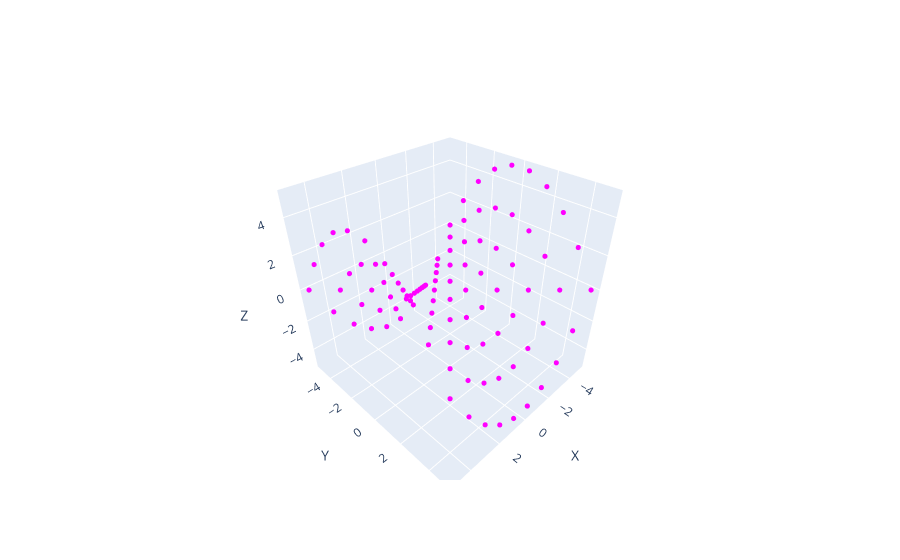

Write notebook code for a chart like this one.
### Code cell
fig = new_fig()

add_points(points, fig, 'magenta')

fig.show()

### Figure 1 — Plotly figure (JSON) as saved in the notebook; plotly's stock layout.template omitted (floating-point values rounded to 4 significant figures)
{"data": [{"marker": {"color": "magenta", "size": 3}, "mode": "markers", "type": "scatter3d", "x": [-5], "y": [-5], "z": [0]}, {"marker": {"color": "magenta", "size": 3}, "mode": "markers", "type": "scatter3d", "x": [-3.889], "y": [-5], "z": [-2.0]}, {"marker": {"color": "magenta", "size": 3}, "mode": "markers", "type": "scatter3d", "x": [-2.778], "y": [-5], "z": [-3.5]}, {"marker": {"color": "magenta", "size": 3}, "mode": "markers", "type": "scatter3d", "x": [-1.667], "y": [-5], "z": [-4.5]}, {"marker": {"color": "magenta", "size": 3}, "mode": "markers", "type": "scatter3d", "x": [-0.5556], "y": [-5], "z": [-5]}, {"marker": {"color": "magenta", "size": 3}, "mode": "markers", "type": "scatter3d", "x": [0.5556], "y": [-5], "z": [-5]}, {"marker": {"color": "magenta", "size": 3}, "mode": "markers", "type": "scatter3d", "x": [1.667], "y": [-5], "z": [-4.5]}, {"marker": {"color": "magenta", "size": 3}, "mode": "markers", "type": "scatter3d", "x": [2.778], "y": [-5], "z": [-3.5]}, {"marker": {"color": "magenta", "size": 3}, "mode": "markers", "type": "scatter3d", "x": [3.889], "y": [-5], "z": [-2.0]}, {"marker": {"color": "magenta", "size": 3}, "mode": "markers", "type": "scatter3d", "x": [5], "y": [-5], "z": [0]}, {"marker": {"color": "magenta", "size": 3}, "mode": "markers", "type": "scatter3d", "x": [-5], "y": [-3.889], "z": [2.0]}, {"marker": {"color": "magenta", "size": 3}, "mode": "markers", "type": "scatter3d", "x": [-3.889], "y": [-3.889], "z": [0]}, {"marker": {"color": "magenta", "size": 3}, "mode": "markers", "type": "scatter3d", "x": [-2.778], "y": [-3.889], "z": [-1.5]}, {"marker": {"color": "magenta", "size": 3}, "mode": "markers", "type": "scatter3d", "x": [-1.667], "y": [-3.889], "z": [-2.5]}, {"marker": {"color": "magenta", "size": 3}, "mode": "markers", "type": "scatter3d", "x": [-0.5556], "y": [-3.889], "z": [-3]}, {"marker": {"color": "magenta", "size": 3}, "mode": "markers", "type": "scatter3d", "x": [0.5556], "y": [-3.889], "z": [-3]}, {"marker": {"color": "magenta", "size": 3}, "mode": "markers", "type": "scatter3d", "x": [1.667], "y": [-3.889], "z": [-2.5]}, {"marker": {"color": "magenta", "size": 3}, "mode": "markers", "type": "scatter3d", "x": [2.778], "y": [-3.889], "z": [-1.5]}, {"marker": {"color": "magenta", "size": 3}, "mode": "markers", "type": "scatter3d", "x": [3.889], "y": [-3.889], "z": [7.194e-16]}, {"marker": {"color": "magenta", "size": 3}, "mode": "markers", "type": "scatter3d", "x": [5], "y": [-3.889], "z": [2.0]}, {"marker": {"color": "magenta", "size": 3}, "mode": "markers", "type": "scatter3d", "x": [-5], "y": [-2.778], "z": [3.5]}, {"marker": {"color": "magenta", "size": 3}, "mode": "markers", "type": "scatter3d", "x": [-3.889], "y": [-2.778], "z": [1.5]}, {"marker": {"color": "magenta", "size": 3}, "mode": "markers", "type": "scatter3d", "x": [-2.778], "y": [-2.778], "z": [0]}, {"marker": {"color": "magenta", "size": 3}, "mode": "markers", "type": "scatter3d", "x": [-1.667], "y": [-2.778], "z": [-1.0]}, {"marker": {"color": "magenta", "size": 3}, "mode": "markers", "type": "scatter3d", "x": [-0.5556], "y": [-2.778], "z": [-1.5]}, {"marker": {"color": "magenta", "size": 3}, "mode": "markers", "type": "scatter3d", "x": [0.5556], "y": [-2.778], "z": [-1.5]}, {"marker": {"color": "magenta", "size": 3}, "mode": "markers", "type": "scatter3d", "x": [1.667], "y": [-2.778], "z": [-1.0]}, {"marker": {"color": "magenta", "size": 3}, "mode": "markers", "type": "scatter3d", "x": [2.778], "y": [-2.778], "z": [8.993e-16]}, {"marker": {"color": "magenta", "size": 3}, "mode": "markers", "type": "scatter3d", "x": [3.889], "y": [-2.778], "z": [1.5]}, {"marker": {"color": "magenta", "size": 3}, "mode": "markers", "type": "scatter3d", "x": [5], "y": [-2.778], "z": [3.5]}, {"marker": {"color": "magenta", "size": 3}, "mode": "markers", "type": "scatter3d", "x": [-5], "y": [-1.667], "z": [4.5]}, {"marker": {"color": "magenta", "size": 3}, "mode": "markers", "type": "scatter3d", "x": [-3.889], "y": [-1.667], "z": [2.5]}, {"marker": {"color": "magenta", "size": 3}, "mode": "markers", "type": "scatter3d", "x": [-2.778], "y": [-1.667], "z": [1.0]}, {"marker": {"color": "magenta", "size": 3}, "mode": "markers", "type": "scatter3d", "x": [-1.667], "y": [-1.667], "z": [0]}, {"marker": {"color": "magenta", "size": 3}, "mode": "markers", "type": "scatter3d", "x": [-0.5556], "y": [-1.667], "z": [-0.5]}, {"marker": {"color": "magenta", "size": 3}, "mode": "markers", "type": "scatter3d", "x": [0.5556], "y": [-1.667], "z": [-0.5]}, {"marker": {"color": "magenta", "size": 3}, "mode": "markers", "type": "scatter3d", "x": [1.667], "y": [-1.667], "z": [2.698e-16]}, {"marker": {"color": "magenta", "size": 3}, "mode": "markers", "type": "scatter3d", "x": [2.778], "y": [-1.667], "z": [1.0]}, {"marker": {"color": "magenta", "size": 3}, "mode": "markers", "type": "scatter3d", "x": [3.889], "y": [-1.667], "z": [2.5]}, {"marker": {"color": "magenta", "size": 3}, "mode": "markers", "type": "scatter3d", "x": [5], "y": [-1.667], "z": [4.5]}, {"marker": {"color": "magenta", "size": 3}, "mode": "markers", "type": "scatter3d", "x": [-5], "y": [-0.5556], "z": [5]}, {"marker": {"color": "magenta", "size": 3}, "mode": "markers", "type": "scatter3d", "x": [-3.889], "y": [-0.5556], "z": [3]}, {"marker": {"color": "magenta", "size": 3}, "mode": "markers", "type": "scatter3d", "x": [-2.778], "y": [-0.5556], "z": [1.5]}, {"marker": {"color": "magenta", "size": 3}, "mode": "markers", "type": "scatter3d", "x": [-1.667], "y": [-0.5556], "z": [0.5]}, {"marker": {"color": "magenta", "size": 3}, "mode": "markers", "type": "scatter3d", "x": [-0.5556], "y": [-0.5556], "z": [0]}, {"marker": {"color": "magenta", "size": 3}, "mode": "markers", "type": "scatter3d", "x": [0.5556], "y": [-0.5556], "z": [0]}, {"marker": {"color": "magenta", "size": 3}, "mode": "markers", "type": "scatter3d", "x": [1.667], "y": [-0.5556], "z": [0.5]}, {"marker": {"color": "magenta", "size": 3}, "mode": "markers", "type": "scatter3d", "x": [2.778], "y": [-0.5556], "z": [1.5]}, {"marker": {"color": "magenta", "size": 3}, "mode": "markers", "type": "scatter3d", "x": [3.889], "y": [-0.5556], "z": [3.0]}, {"marker": {"color": "magenta", "size": 3}, "mode": "markers", "type": "scatter3d", "x": [5], "y": [-0.5556], "z": [5]}, {"marker": {"color": "magenta", "size": 3}, "mode": "markers", "type": "scatter3d", "x": [-5], "y": [0.5556], "z": [5]}, {"marker": {"color": "magenta", "size": 3}, "mode": "markers", "type": "scatter3d", "x": [-3.889], "y": [0.5556], "z": [3]}, {"marker": {"color": "magenta", "size": 3}, "mode": "markers", "type": "scatter3d", "x": [-2.778], "y": [0.5556], "z": [1.5]}, {"marker": {"color": "magenta", "size": 3}, "mode": "markers", "type": "scatter3d", "x": [-1.667], "y": [0.5556], "z": [0.5]}, {"marker": {"color": "magenta", "size": 3}, "mode": "markers", "type": "scatter3d", "x": [-0.5556], "y": [0.5556], "z": [0]}, {"marker": {"color": "magenta", "size": 3}, "mode": "markers", "type": "scatter3d", "x": [0.5556], "y": [0.5556], "z": [0]}, {"marker": {"color": "magenta", "size": 3}, "mode": "markers", "type": "scatter3d", "x": [1.667], "y": [0.5556], "z": [0.5]}, {"marker": {"color": "magenta", "size": 3}, "mode": "markers", "type": "scatter3d", "x": [2.778], "y": [0.5556], "z": [1.5]}, {"marker": {"color": "magenta", "size": 3}, "mode": "markers", "type": "scatter3d", "x": [3.889], "y": [0.5556], "z": [3.0]}, {"marker": {"color": "magenta", "size": 3}, "mode": "markers", "type": "scatter3d", "x": [5], "y": [0.5556], "z": [5]}, {"marker": {"color": "magenta", "size": 3}, "mode": "markers", "type": "scatter3d", "x": [-5], "y": [1.667], "z": [4.5]}, {"marker": {"color": "magenta", "size": 3}, "mode": "markers", "type": "scatter3d", "x": [-3.889], "y": [1.667], "z": [2.5]}, {"marker": {"color": "magenta", "size": 3}, "mode": "markers", "type": "scatter3d", "x": [-2.778], "y": [1.667], "z": [1.0]}, {"marker": {"color": "magenta", "size": 3}, "mode": "markers", "type": "scatter3d", "x": [-1.667], "y": [1.667], "z": [-2.698e-16]}, {"marker": {"color": "magenta", "size": 3}, "mode": "markers", "type": "scatter3d", "x": [-0.5556], "y": [1.667], "z": [-0.5]}, {"marker": {"color": "magenta", "size": 3}, "mode": "markers", "type": "scatter3d", "x": [0.5556], "y": [1.667], "z": [-0.5]}, {"marker": {"color": "magenta", "size": 3}, "mode": "markers", "type": "scatter3d", "x": [1.667], "y": [1.667], "z": [0]}, {"marker": {"color": "magenta", "size": 3}, "mode": "markers", "type": "scatter3d", "x": [2.778], "y": [1.667], "z": [1.0]}, {"marker": {"color": "magenta", "size": 3}, "mode": "markers", "type": "scatter3d", "x": [3.889], "y": [1.667], "z": [2.5]}, {"marker": {"color": "magenta", "size": 3}, "mode": "markers", "type": "scatter3d", "x": [5], "y": [1.667], "z": [4.5]}, {"marker": {"color": "magenta", "size": 3}, "mode": "markers", "type": "scatter3d", "x": [-5], "y": [2.778], "z": [3.5]}, {"marker": {"color": "magenta", "size": 3}, "mode": "markers", "type": "scatter3d", "x": [-3.889], "y": [2.778], "z": [1.5]}, {"marker": {"color": "magenta", "size": 3}, "mode": "markers", "type": "scatter3d", "x": [-2.778], "y": [2.778], "z": [-8.993e-16]}, {"marker": {"color": "magenta", "size": 3}, "mode": "markers", "type": "scatter3d", "x": [-1.667], "y": [2.778], "z": [-1.0]}, {"marker": {"color": "magenta", "size": 3}, "mode": "markers", "type": "scatter3d", "x": [-0.5556], "y": [2.778], "z": [-1.5]}, {"marker": {"color": "magenta", "size": 3}, "mode": "markers", "type": "scatter3d", "x": [0.5556], "y": [2.778], "z": [-1.5]}, {"marker": {"color": "magenta", "size": 3}, "mode": "markers", "type": "scatter3d", "x": [1.667], "y": [2.778], "z": [-1.0]}, {"marker": {"color": "magenta", "size": 3}, "mode": "markers", "type": "scatter3d", "x": [2.778], "y": [2.778], "z": [0]}, {"marker": {"color": "magenta", "size": 3}, "mode": "markers", "type": "scatter3d", "x": [3.889], "y": [2.778], "z": [1.5]}, {"marker": {"color": "magenta", "size": 3}, "mode": "markers", "type": "scatter3d", "x": [5], "y": [2.778], "z": [3.5]}, {"marker": {"color": "magenta", "size": 3}, "mode": "markers", "type": "scatter3d", "x": [-5], "y": [3.889], "z": [2.0]}, {"marker": {"color": "magenta", "size": 3}, "mode": "markers", "type": "scatter3d", "x": [-3.889], "y": [3.889], "z": [-7.194e-16]}, {"marker": {"color": "magenta", "size": 3}, "mode": "markers", "type": "scatter3d", "x": [-2.778], "y": [3.889], "z": [-1.5]}, {"marker": {"color": "magenta", "size": 3}, "mode": "markers", "type": "scatter3d", "x": [-1.667], "y": [3.889], "z": [-2.5]}, {"marker": {"color": "magenta", "size": 3}, "mode": "markers", "type": "scatter3d", "x": [-0.5556], "y": [3.889], "z": [-3.0]}, {"marker": {"color": "magenta", "size": 3}, "mode": "markers", "type": "scatter3d", "x": [0.5556], "y": [3.889], "z": [-3.0]}, {"marker": {"color": "magenta", "size": 3}, "mode": "markers", "type": "scatter3d", "x": [1.667], "y": [3.889], "z": [-2.5]}, {"marker": {"color": "magenta", "size": 3}, "mode": "markers", "type": "scatter3d", "x": [2.778], "y": [3.889], "z": [-1.5]}, {"marker": {"color": "magenta", "size": 3}, "mode": "markers", "type": "scatter3d", "x": [3.889], "y": [3.889], "z": [0]}, {"marker": {"color": "magenta", "size": 3}, "mode": "markers", "type": "scatter3d", "x": [5], "y": [3.889], "z": [2.0]}, {"marker": {"color": "magenta", "size": 3}, "mode": "markers", "type": "scatter3d", "x": [-5], "y": [5], "z": [0]}, {"marker": {"color": "magenta", "size": 3}, "mode": "markers", "type": "scatter3d", "x": [-3.889], "y": [5], "z": [-2.0]}, {"marker": {"color": "magenta", "size": 3}, "mode": "markers", "type": "scatter3d", "x": [-2.778], "y": [5], "z": [-3.5]}, {"marker": {"color": "magenta", "size": 3}, "mode": "markers", "type": "scatter3d", "x": [-1.667], "y": [5], "z": [-4.5]}, {"marker": {"color": "magenta", "size": 3}, "mode": "markers", "type": "scatter3d", "x": [-0.5556], "y": [5], "z": [-5]}, {"marker": {"color": "magenta", "size": 3}, "mode": "markers", "type": "scatter3d", "x": [0.5556], "y": [5], "z": [-5]}, {"marker": {"color": "magenta", "size": 3}, "mode": "markers", "type": "scatter3d", "x": [1.667], "y": [5], "z": [-4.5]}, {"marker": {"color": "magenta", "size": 3}, "mode": "markers", "type": "scatter3d", "x": [2.778], "y": [5], "z": [-3.5]}, {"marker": {"color": "magenta", "size": 3}, "mode": "markers", "type": "scatter3d", "x": [3.889], "y": [5], "z": [-2.0]}, {"marker": {"color": "magenta", "size": 3}, "mode": "markers", "type": "scatter3d", "x": [5], "y": [5], "z": [0]}], "layout": {"scene": {"xaxis": {"title": {"text": "X"}}, "yaxis": {"title": {"text": "Y"}}, "zaxis": {"title": {"text": "Z"}}}, "showlegend": false}}
